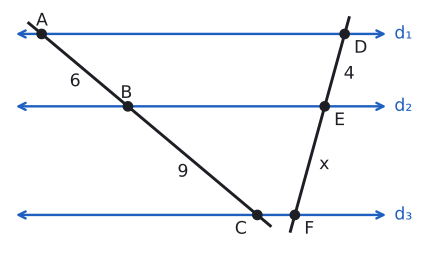

This chart was generated by the following Python code:
import sys; sys.path.insert(0, "tools")
from cizim import *

def uz(P, Q): return round(float(np.linalg.norm(np.asarray(P) - np.asarray(Q))), 3)
def yon(d): return np.array([np.cos(np.radians(d)), np.sin(np.radians(d))])
def kenar(ax, P, Q, metin, G, d=0.45, renk=YAZI, fs=13):
    """[PQ] kenarının ortasına, G noktasından uzak tarafa etiket."""
    P, Q = np.asarray(P, float), np.asarray(Q, float); M = (P + Q) / 2
    u = (Q - P) / np.linalg.norm(Q - P); v = np.array([-u[1], u[0]])
    if np.dot(v, M - np.asarray(G)) < 0: v = -v
    ax.text(*(M + d * v), metin, ha="center", va="center", color=renk, fontsize=fs)
def centik(ax, P, Q, n=1, renk=SOLUK, L=0.18, ara=0.12):
    P, Q = np.asarray(P, float), np.asarray(Q, float)
    u = (Q - P) / np.linalg.norm(Q - P); v = np.array([-u[1], u[0]]); M = (P + Q) / 2
    for k in range(n):
        c = M + (k - (n - 1) / 2) * ara * u
        ax.plot(*zip(c - L * v, c + L * v), color=renk, lw=1.6)
# Soru 3: d1 ∥ d2 ∥ d3. |AB|=6, |BC|=9, |DE|=4, |EF|=x (6).
a1 = 140; C = np.array([12.0, 0.0]); B = C + 9 * yon(a1); A = C + 15 * yon(a1)
a2 = np.degrees(np.arcsin(B[1] / 6)); F = np.array([14.0, 0.0]); E = F + 6 * yon(a2); D = F + 10 * yon(a2)
print("AB", uz(A, B), "BC", uz(B, C), "DE", uz(D, E), "EF", uz(E, F), "yB", B[1], "yE", E[1], "yA", A[1], "yD", D[1])
fig, ax = sekil(5.5, 4.4)
ax.set_aspect("equal"); ax.axis("off")
x0, x1 = -1.0, 19.0
for y, ad in ((A[1], "d₁"), (B[1], "d₂"), (0, "d₃")):
    ax.annotate("", xy=(x1, y), xytext=(x0, y), arrowprops=dict(arrowstyle="<->", color=MAVI, lw=1.8))
    ax.text(x1 + 0.3, y, ad, color=MAVI, va="center", fontsize=13)
ax.plot(*zip(C - 0.9 * yon(a1), A + 0.9 * yon(a1)), color=YAZI)
ax.plot(*zip(F - 0.9 * yon(a2), D + 0.9 * yon(a2)), color=YAZI)
nokta(ax, *A, "A", dx=-0.3, dy=0.45); nokta(ax, *B, "B", dx=-0.4, dy=0.45); nokta(ax, *C, "C", dx=-1.2, dy=-1.0)
nokta(ax, *D, "D", dx=0.5, dy=-1.0); nokta(ax, *E, "E", dx=0.5, dy=-1.0); nokta(ax, *F, "F", dx=0.5, dy=-1.0)
kenar(ax, A, B, "6", (20, 0), d=0.8); kenar(ax, B, C, "9", (20, 0), d=0.8)
kenar(ax, D, E, "4", (0, 0), d=0.8); kenar(ax, E, F, "x", (0, 0), d=0.8)
ax.set_xlim(x0 - 0.3, x1 + 1.5); ax.set_ylim(-1.6, A[1] + 1.4)
kaydet(fig, __file__)
